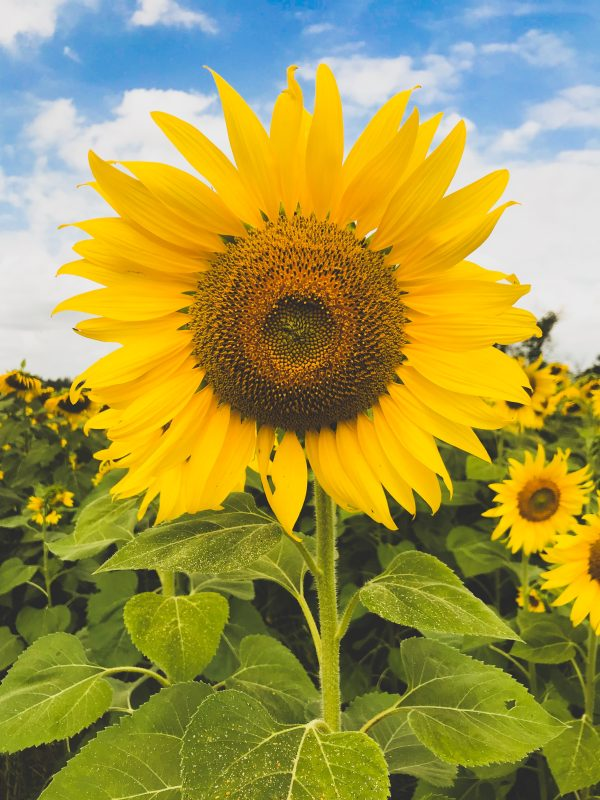
#> input picture img/sunflowerthai.jpg, 600 x 800 px
$ python script.py
#> lines starting #> are read from the running program, lines starting #| are printed output that depends on the picture
import numpy as np
import cv2
from sklearn.cluster import KMeans
import matplotlib.pyplot as plt

# Fungsi untuk menampilkan gambar asli dan gambar tersegmentasi berdampingan
def show_images(original, segmented):
    fig, ax = plt.subplots(1, 2, figsize=(12, 6))
    ax[0].imshow(cv2.cvtColor(original, cv2.COLOR_BGR2RGB))
    ax[0].set_title('Original Image')
    ax[0].axis('off')

    ax[1].imshow(segmented)
    ax[1].set_title(f'Segmented Image {k}')
    ax[1].axis('off')

    plt.show()

# Membaca gambar
image_path = 'img/sunflowerthai.jpg'
image = cv2.imread(image_path)
#> image is the input picture: shape (800, 600, 3); mean B, G, R 72.4, 152.6, 162.2

# Verifikasi apakah gambar berhasil dibaca
if image is None:
    print(f"Error: Tidak dapat membuka atau membaca file gambar di '{image_path}'")
    exit()

# Menyimpan gambar asli untuk ditampilkan nanti
original_image = image.copy()

(h, w) = image.shape[:2]
#> h = 800; w = 600

# Mengubah gambar ke dalam bentuk data array
image = cv2.cvtColor(image, cv2.COLOR_BGR2RGB)
image = image.reshape((image.shape[0] * image.shape[1], 3))

# Menentukan jumlah cluster k
k = 6

# Inisialisasi KMeans
kmeans = KMeans(n_clusters=k, random_state=0)
kmeans.fit(image)

# Mendapatkan label dan pusat cluster
labels = kmeans.labels_
centers = kmeans.cluster_centers_

# Mengubah setiap piksel ke warna pusat cluster
segmented_image = centers[labels.flatten()]
segmented_image = segmented_image.reshape((h, w, 3))
segmented_image = segmented_image.astype('uint8')

# Menampilkan hasil segmentasi berdampingan dengan gambar asli
show_images(original_image, segmented_image)
#> in show_images, `plt.show()`:
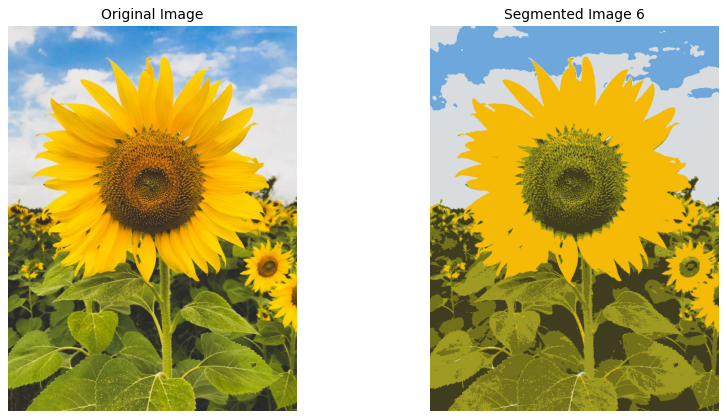
#> figure drawn by matplotlib, 2 panels

# Menyimpan hasil segmentasi
cv2.imwrite('segmented_image.jpg', cv2.cvtColor(segmented_image, cv2.COLOR_RGB2BGR))
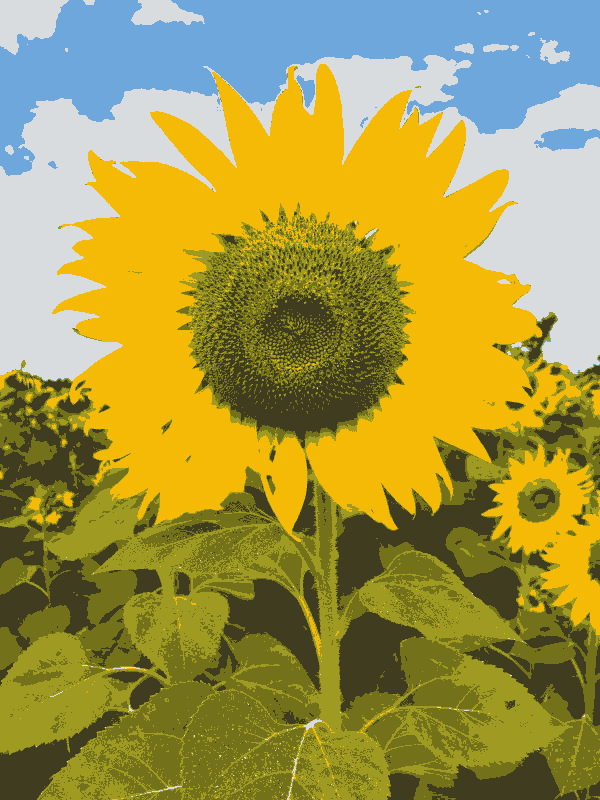
#> saved as segmented_image.jpg: shape (800, 600, 3); mean B, G, R 72, 152.1, 161.9
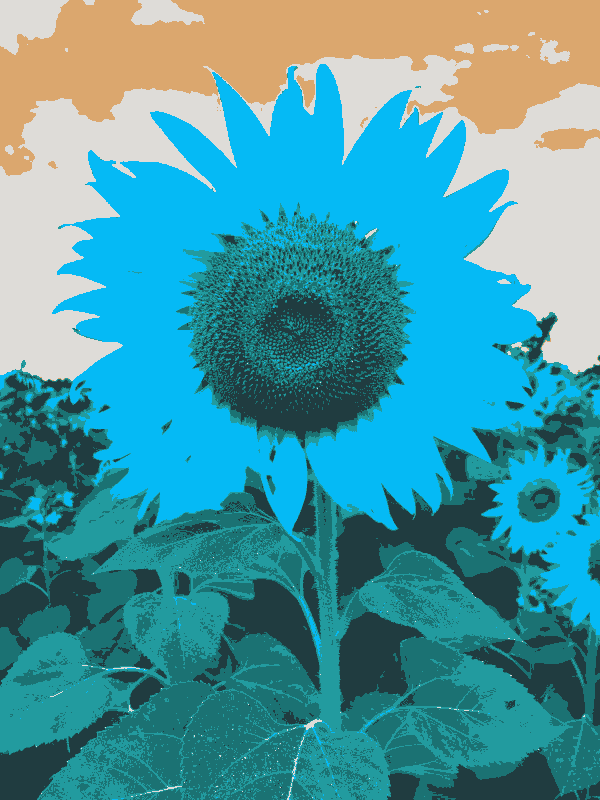
#> segmented_image: shape (800, 600, 3); mean of channels 0, 1, 2 161.9, 152.1, 72; drawn as B, G, R
